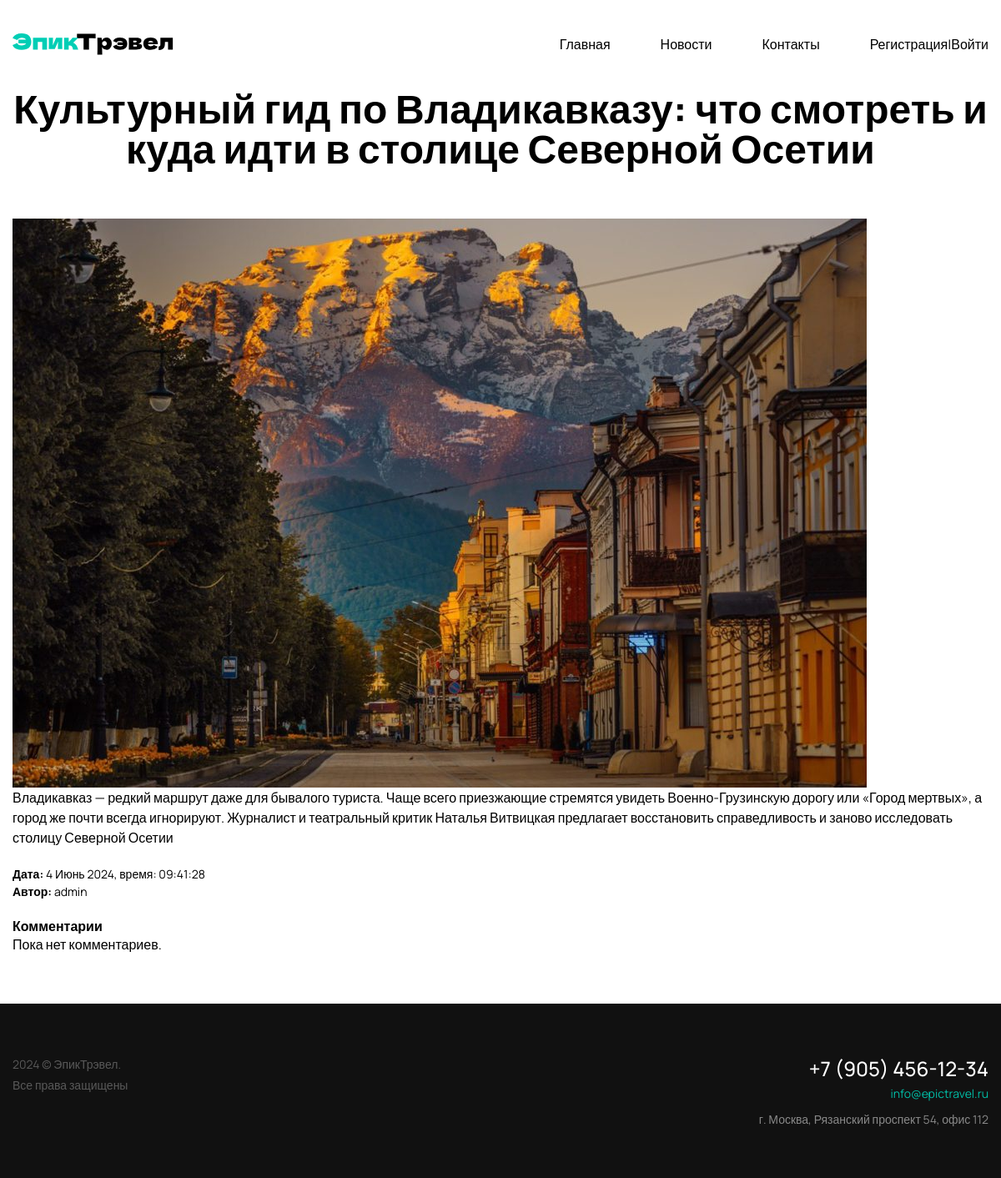
/news/6/, run on the app's committed database.
### blog/models.py (models this page shows, shortened)
class New(models.Model):
    id = models.AutoField(primary_key=True)
    title = models.CharField(max_length=100)
    text = models.TextField()
    deck = models.TextField()
    data = models.DateTimeField(default=timezone.now)
    author = models.ForeignKey(User, on_delete=models.CASCADE)
    image = models.ImageField(upload_to='img/', blank=True, null=True)

### blog/views.py (the view, shortened to what this page needs)
# urls.py: path('news/<int:pk>/', views.NewsDetailView.as_view(), name='blog-novosti'),
class NewsDetailView(View):
    def get(self, request, pk):
        post = get_object_or_404(New, pk=pk)
        comments = post.comments.filter(active=True)
        new_comment = None
        comment_form = CommentForm()
        return render(request, 'blog/novosti.html', {
            'post': post,
            'comments': comments,
            'new_comment': new_comment,
            'comment_form': comment_form
        })

### blog/templates/blog/novosti.html (shortened to what this page needs)
{% extends 'blog/main.html' %}
{% load static %}
{% block main_section %}
<div class="inner-page-title-wrapper">
    <h1 class="title-1 text-center">{{ post.title }}</h1>
</div>
<div class="news-detail">
    {% if post.image %}
        <img src="{{ post.image.url }}" alt="{{ post.title }}">
    {% endif %}
    <p class="new-desc">{{ post.text }}</p>
    <span class="text-muted"><b>Дата:</b> {{ post.data|date:'j F Y, время: H:i:s' }}</span>
    {% if post.author.username == 'Валерий' %}
        <p><b>Автор:</b> <mark>Админ</mark></p>
    {% else %}
        <p class="text-muted"><b>Автор:</b> {{ post.author }}</p>
    {% endif %}
    {% if request.user.is_authenticated %}
                    <div class="comments">
        <h2>Комментарии</h2>
        {% for comment in comments %}
            <div class="comment">
                <p class="info">
                    Комментарий {{ forloop.counter }} от {{ comment.name }} ({{ comment.created|date:'j F Y, H:i' }})
                </p>
                <p>{{ comment.body|linebreaks }}</p>
            </div>
        {% empty %}
            <p>Пока нет комментариев.</p>
        {% endfor %}
    </div>
    {% if new_comment %}
        <h2>Ваш комментарий был добавлен.</h2>
    {% else %}
        <h2>Добавить новый комментарий</h2>
        <form action="." method="post">
            {{ comment_form.as_p }}
            {% csrf_token %}
            <p><input type="submit" value="Добавить комментарий"></p>
        </form>
    {% endif %}
                    {% else %}
                    <div class="comments">
        <h2>Комментарии</h2>
        {% for comment in comments %}
            <div class="comment">
                <p class="info">
                    Комментарий {{ forloop.counter }} от {{ comment.name }} ({{ comment.created|date:'j F Y, H:i' }})
                </p>
                <p>{{ comment.body|linebreaks }}</p>
            </div>
        {% empty %}
            <p>Пока нет комментариев.</p>
        {% endfor %}
    </div>
                    {% endif %}
</div>
{% endblock main_section %}

### blog/static/blog/main.css (style rules this page uses)
.news-detail { margin-bottom: 60px; }
.comments h2, body > main > div > div > div.news-detail > h2 { font-weight: 800; }
body { font-family: "Manrope", sans-serif; }
.title-1 { font-size: 48px; font-weight: 800; line-height: 1; }
.text-center { text-align: center; }
.inner-page-title-wrapper { margin-bottom: 60px; }
.new-desc { font-size: 16px; line-height: 1.5; margin-bottom: 20px; }
.text-muted { font-size: 14px; line-height: 1.5; margin-bottom: 20px; }

### data on the page
New: title "Культурный гид по Владикавказу: что смотреть и куда идти в столице Северной Осетии", image (picture), text "Владикавказ — редкий маршрут даже для бывалого туриста. Чаще всего приезжающие стремятся увидеть Военно-Грузинскую дорогу или «Город мертвых», а город же почти всегда игнорируют. Журналист и театральный критик Наталья Витвицкая предлагает восстановить справедливость и заново исследовать столицу Северной Осетии", data "4 Июнь 2024, время: 09:41:28", author "admin"
